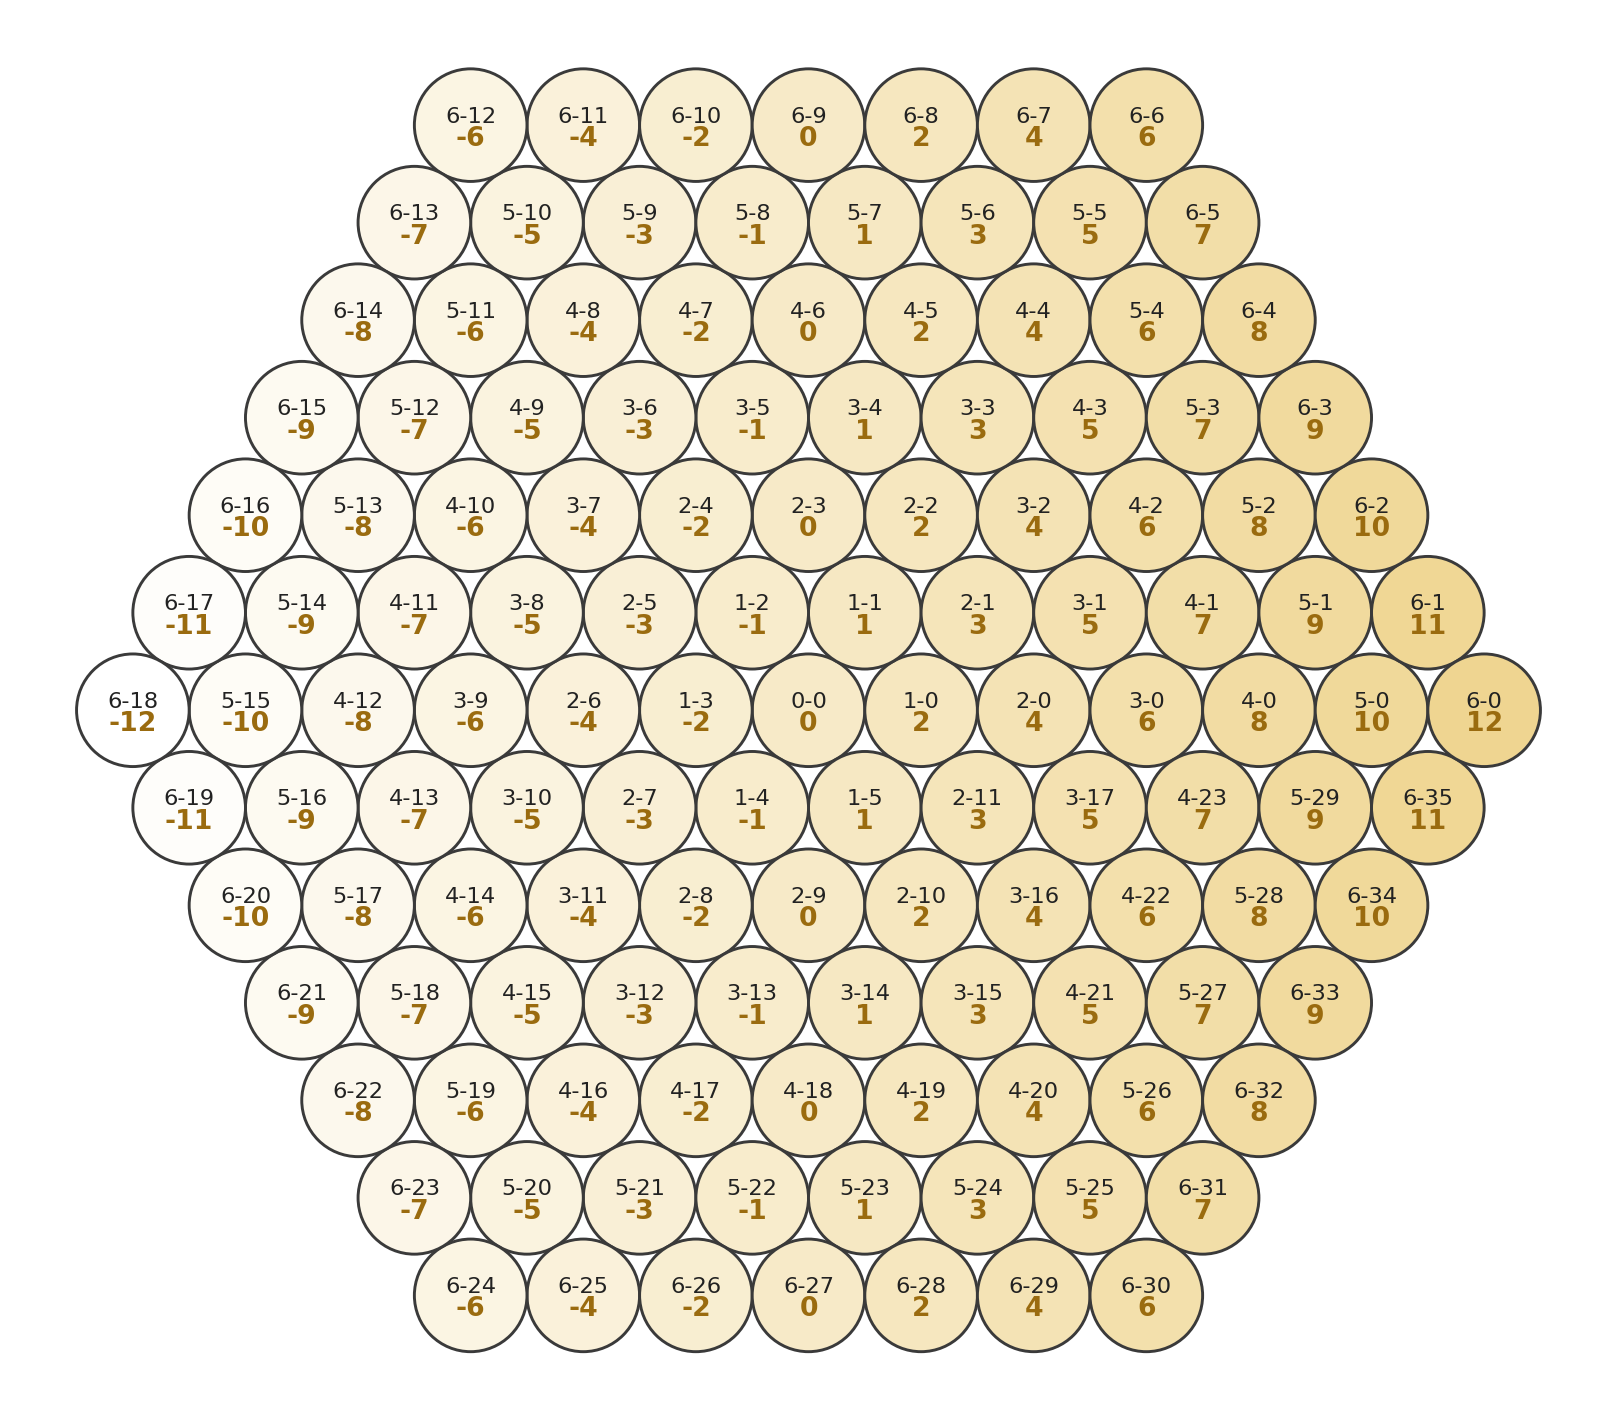

This figure's Python source:
"""fig05_radius_exponents.py — Figure: radii of D_B as powers of B (exponent 2p+q).

Purpose (Section 3, eq. (9)): under each ring label the exponent n = 2p+q of
the radius B^n is shown; along a row the exponent grows by 2 per step, along
the diagonals by 1. This is a schematic lattice diagram, so it is drawn on
the regular packing layout (as in the original). Improvements: print-quality
text, and each circle is shaded on a subtle gold gradient by its exponent,
so the doubling rule is visible as well as readable.
"""
import math
import doylefig as D
from matplotlib.patches import Circle

M = 6
cen, rad = D.build_config(1.0, 1.0, M)      # regular layout, schematic

def expo(p, q):
    return 2 * p + q

lo = min(expo(p, q) for (p, q) in cen)
hi = max(expo(p, q) for (p, q) in cen)

fig, ax = D.new_axes((6.8, 6.2))
for pt, z in cen.items():
    t = (expo(*pt) - lo) / (hi - lo)        # 0..1 across the exponent range
    # blend white -> soft gold with the exponent
    r0, g0, b0 = 1.0, 1.0, 1.0
    r1, g1, b1 = 0.937, 0.836, 0.567        # light gold
    fc = (r0 + (r1 - r0) * t, g0 + (g1 - g0) * t, b0 + (b1 - b0) * t)
    ax.add_patch(Circle((z.real, z.imag), rad[pt], fc=fc, ec="#3A3A3A",
                        lw=0.7, zorder=2))
    ax.text(z.real, z.imag + 0.16, D.ring_label(*pt), ha="center",
            va="center", fontsize=5.4, color="#222222", zorder=5)
    ax.text(z.real, z.imag - 0.24, f"{expo(*pt)}", ha="center", va="center",
            fontsize=6.4, color=D.GOLD, fontweight="bold", zorder=5)
D.fit_view(ax, *D.circle_extent(cen, rad))
D.save(fig, "fig05_radius_exponents")
